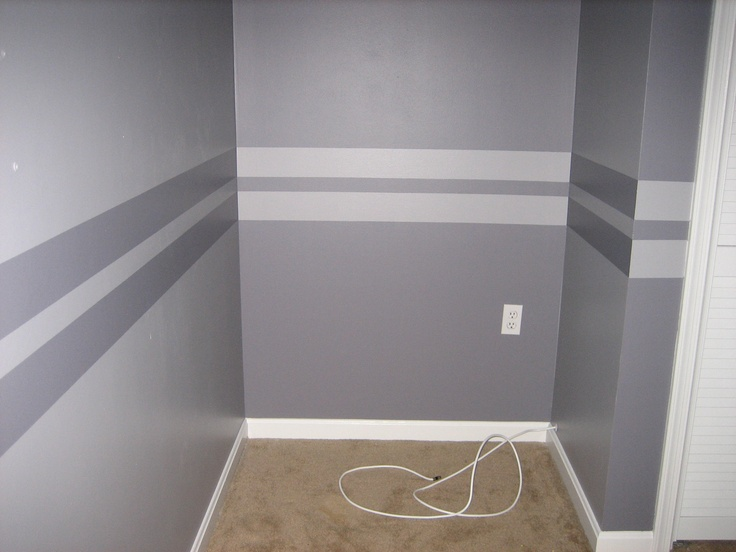
#> input picture 3D_Reconstruction/room_reconstruct/test_imgs/striped.jpg, 736 x 552 px, found by its file name
$ python room_reconstruct.py
#> lines starting #> are read from the running program, lines starting #| are printed output that depends on the picture
import cv2
import numpy as np
import matplotlib.pyplot as plt

# Load the image
image_path = "3D_Reconstruction/room_reconstruct/test_imgs/striped.jpg"
img = cv2.imread(image_path)
#> img is the input picture: shape (552, 736, 3); mean B, G, R 142.4, 140.5, 145
img_rgb = cv2.cvtColor(img, cv2.COLOR_BGR2RGB)

# Convert to grayscale and detect edges
gray = cv2.cvtColor(img, cv2.COLOR_BGR2GRAY)
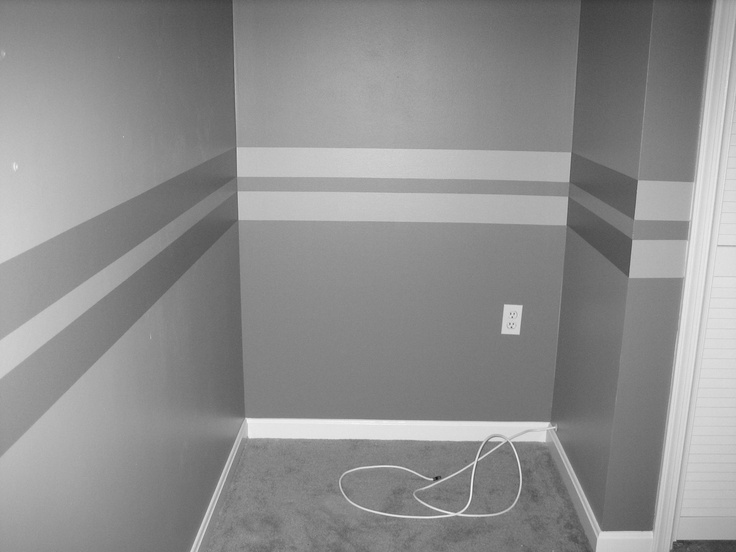
#> gray: shape (552, 736); min 17, max 251, mean 142.1
edges = cv2.Canny(gray, 20, 120, apertureSize=3)
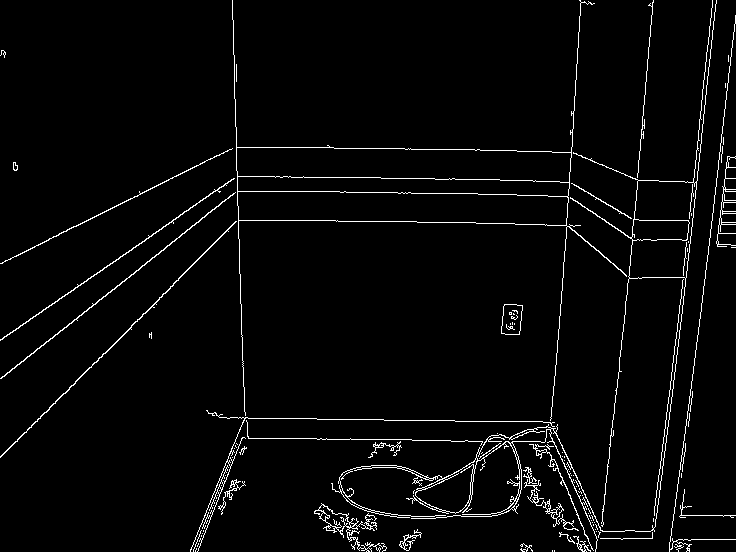
#> edges: shape (552, 736); 3% white in thin lines or dots

# Hough Transform to detect lines
lines = cv2.HoughLinesP(edges, 1, np.pi / 180, threshold=50, minLineLength=20, maxLineGap=10)
#> lines = 96 rows, first 6: [660, 489, 669, 412], [555, 375, 576, 75], [381, 178, 419, 178], [238, 218, 245, 418], [651, 538, 687, 248], [600, 538, 638, 180]

# Prepare image copies
img_lines = img_rgb.copy()
img_horizontal = img_rgb.copy()
img_vertical = img_rgb.copy()
img_left_wall = img_rgb.copy()
img_right_wall = img_rgb.copy()

# Image dimensions
height, width = img.shape[:2]
#> height = 552; width = 736
left_wall_x_range = (0, width * 0.5)
#> left_wall_x_range = (0, 368)
right_wall_x_range = (width * 0.5, width)
#> right_wall_x_range = (368, 736)
bottom_exclusion_zone = height * 0.75
#> bottom_exclusion_zone = 414

# Angle thresholds
horizontal_thresh = 3
vertical_thresh = 15
oblique_thresh_min = 20
oblique_thresh_max = 70

# Process lines
if lines is not None:
    for line in lines:
        x1, y1, x2, y2 = line[0]
        angle = np.degrees(np.arctan2(y2 - y1, x2 - x1)) % 180
        avg_y = (y1 + y2) / 2
        avg_x = (x1 + x2) / 2

        # All lines
        cv2.line(img_lines, (x1, y1), (x2, y2), (255, 0, 0), 2)

        # Horizontal lines
        if angle < horizontal_thresh or angle > (180 - horizontal_thresh):
            cv2.line(img_horizontal, (x1, y1), (x2, y2), (0, 255, 0), 2)

        # Vertical lines
        elif abs(angle - 90) < vertical_thresh:
            cv2.line(img_vertical, (x1, y1), (x2, y2), (0, 0, 255), 2)

        # Left wall lines (oblique + left side + not on floor)
        if (oblique_thresh_min < angle < oblique_thresh_max or
            (180 - oblique_thresh_max) < angle < (180 - oblique_thresh_min)):
            if left_wall_x_range[0] <= avg_x <= left_wall_x_range[1] and avg_y < bottom_exclusion_zone:
                cv2.line(img_left_wall, (x1, y1), (x2, y2), (255, 0, 255), 2)

        # Right wall lines (oblique + right side + not on floor)
        if (oblique_thresh_min < angle < oblique_thresh_max or
            (180 - oblique_thresh_max) < angle < (180 - oblique_thresh_min)):
            if right_wall_x_range[0] <= avg_x <= right_wall_x_range[1] and avg_y < bottom_exclusion_zone:
                cv2.line(img_right_wall, (x1, y1), (x2, y2), (0, 255, 255), 2)
#> this loop made 96 passes
#> (x1, y1, x2, y2, angle, avg_y, avg_x) on passes 1 to 12: (660, 489, 669, 412, 96.67, 450.5, 664.5), (555, 375, 576, 75, 94, 225, 565.5), (381, 178, 419, 178, 0, 178, 400), (238, 218, 245, 418, 88, 318, 241.5), (651, 538, 687, 248, 97.08, 393, 669), (600, 538, 638, 180, 96.06, 359, 619), (2, 339, 237, 175, 145.1, 257, 119.5), (0, 457, 236, 221, 135, 339, 118), (683, 447, 728, 81, 97.01, 264, 705.5), (478, 194, 547, 195, 0.83, 194.5, 512.5), (384, 420, 421, 420, 0, 420, 402.5), (475, 150, 551, 151, 0.754, 150.5, 513)
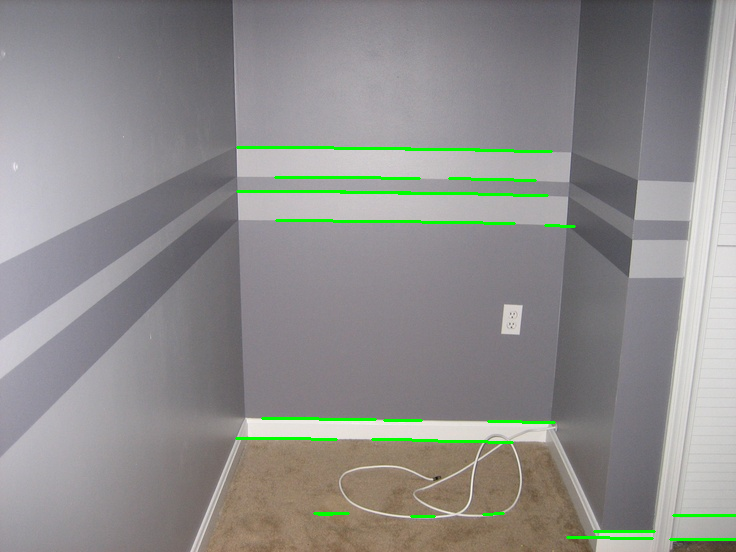
#> img_horizontal: shape (552, 736, 3); mean R, G, B 142.5, 141.8, 140
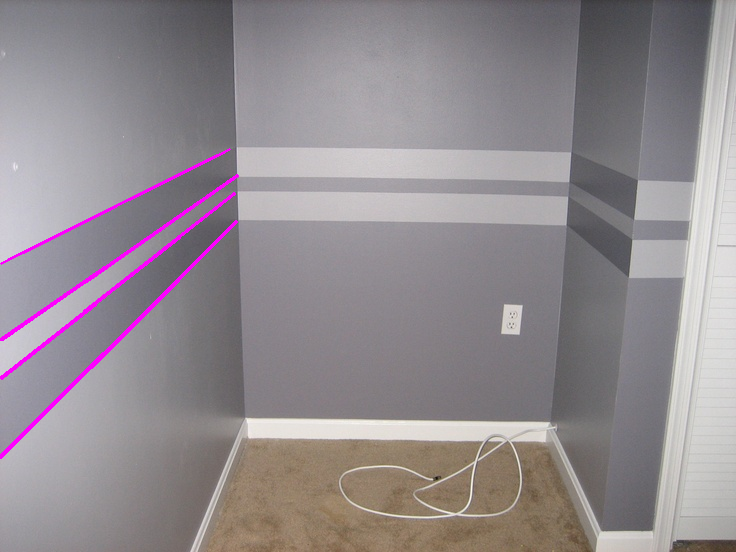
#> img_left_wall: shape (552, 736, 3); mean R, G, B 146.2, 139, 143.6
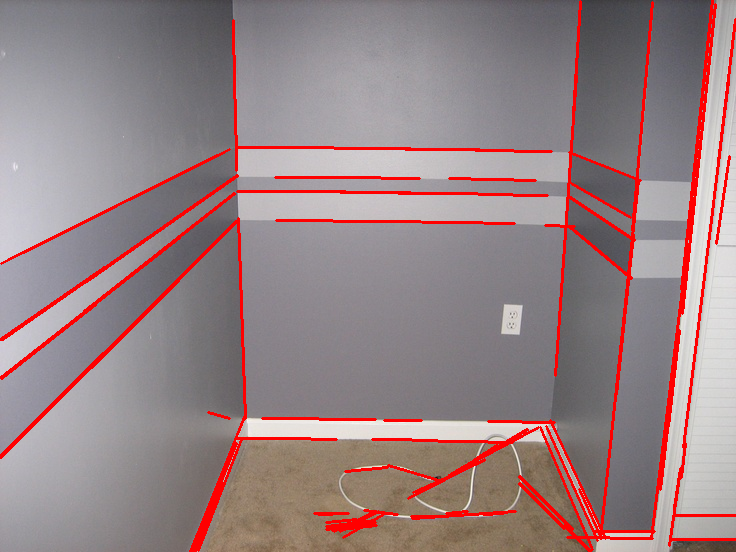
#> img_lines: shape (552, 736, 3); mean R, G, B 151.1, 131.2, 133.1
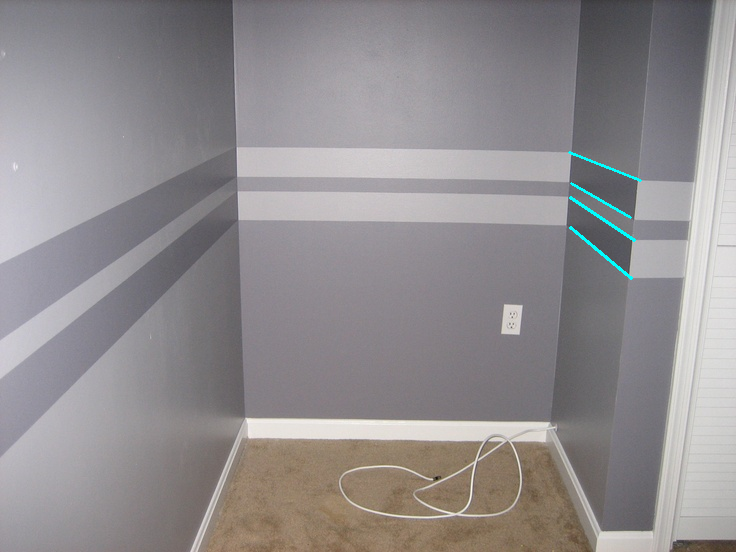
#> img_right_wall: shape (552, 736, 3); mean R, G, B 144.8, 140.9, 142.8
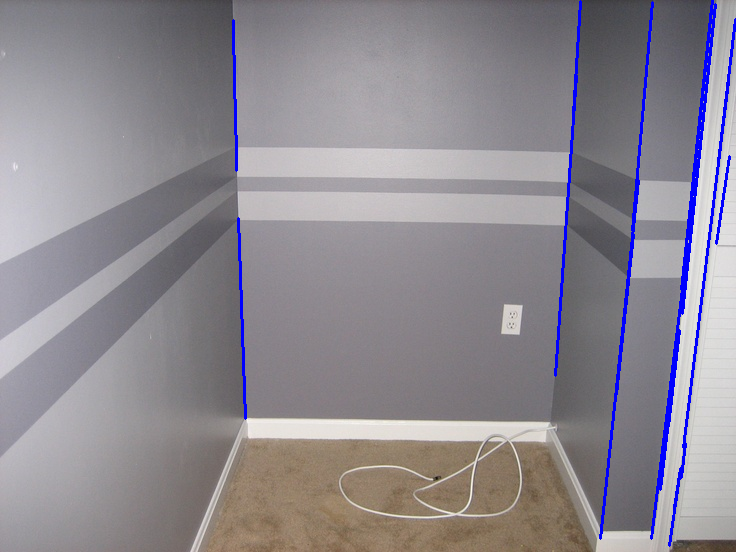
#> img_vertical: shape (552, 736, 3); mean R, G, B 141.6, 137.1, 144.7

# Plot results
fig, axs = plt.subplots(2, 4, figsize=(22, 10))

axs[0, 0].imshow(img_rgb)
axs[0, 0].set_title("Original Room Image")
axs[0, 0].axis("off")

axs[0, 1].imshow(edges, cmap='gray')
axs[0, 1].set_title("Canny Edges")
axs[0, 1].axis("off")

axs[0, 2].imshow(img_lines)
axs[0, 2].set_title("All Hough Lines (Red)")
axs[0, 2].axis("off")

axs[0, 3].imshow(img_horizontal)
axs[0, 3].set_title("Horizontal Lines (Green)")
axs[0, 3].axis("off")

axs[1, 0].imshow(img_vertical)
axs[1, 0].set_title("Vertical Lines (Blue)")
axs[1, 0].axis("off")

axs[1, 1].imshow(img_left_wall)
axs[1, 1].set_title("Left Wall Lines (Magenta)")
axs[1, 1].axis("off")

axs[1, 2].imshow(img_right_wall)
axs[1, 2].set_title("Right Wall Lines (Cyan)")
axs[1, 2].axis("off")

axs[1, 3].axis("off")  # Hide the empty subplot

plt.tight_layout()
plt.show()

$ run again, with 3D_Reconstruction/room_reconstruct/test_imgs/emptyroom2.jpg copied over 3D_Reconstruction/room_reconstruct/test_imgs/striped.jpg
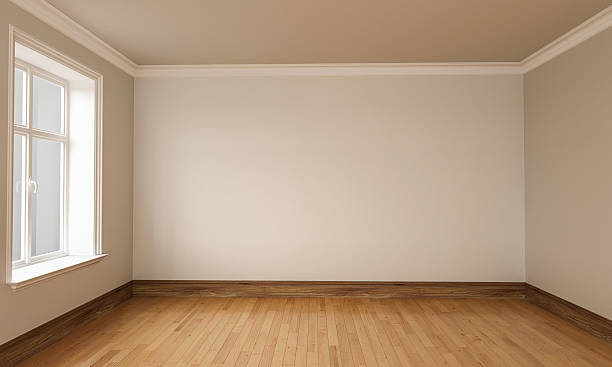
#> input picture 3D_Reconstruction/room_reconstruct/test_imgs/emptyroom2.jpg, 612 x 367 px, found by its file name
#> img is the input picture: shape (367, 612, 3); mean B, G, R 132.1, 156.1, 180.8
#> `edges = cv2.Canny(gray, 20, 120, apertureSize=3)`:
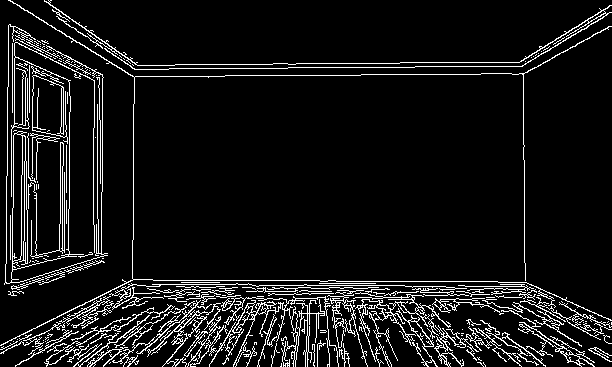
#> edges: shape (367, 612); 8.4% white in thin lines or dots
#> lines = 381 rows, first 6: [315, 300, 382, 301], [266, 317, 403, 305], [246, 291, 331, 291], [255, 301, 447, 311], [151, 340, 246, 336], [132, 278, 179, 280]
#> the loop `for line in lines:` made 381 passes
#> (x1, y1, x2, y2, angle, avg_y, avg_x) on passes 1 to 3: (315, 300, 382, 301, 0.855, 300.5, 348.5), (266, 317, 403, 305, 175, 311, 334.5), (246, 291, 331, 291, 0, 291, 288.5)
#> after the loop `for line in lines:`:
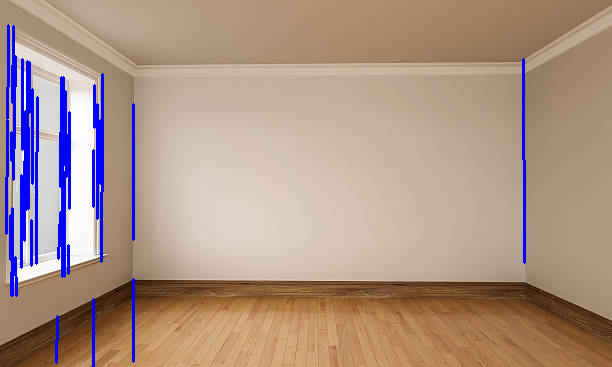
#> img_vertical: shape (367, 612, 3); mean R, G, B 172.8, 148.6, 135.4

$ run again, with 3D_Reconstruction/room_reconstruct/test_imgs/room3.jpeg copied over 3D_Reconstruction/room_reconstruct/test_imgs/striped.jpg
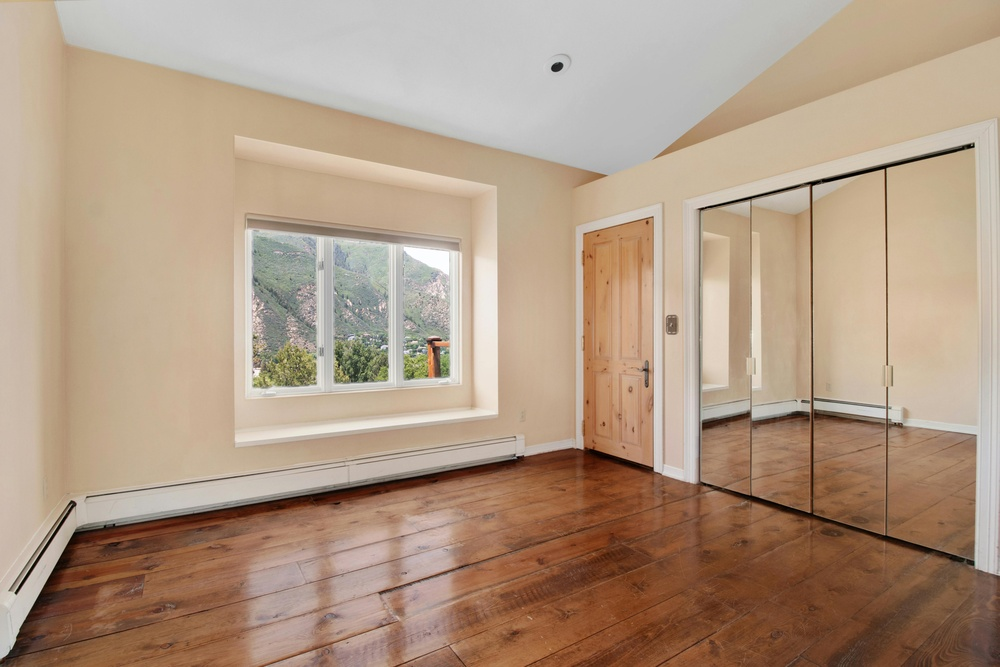
#> input picture 3D_Reconstruction/room_reconstruct/test_imgs/room3.jpeg, 1000 x 667 px, shrunk from 5472 x 3648 before the run, found by its file name
#> img is the input picture: shape (667, 1000, 3); mean B, G, R 133.1, 153.8, 176.9
#> `edges = cv2.Canny(gray, 20, 120, apertureSize=3)`:
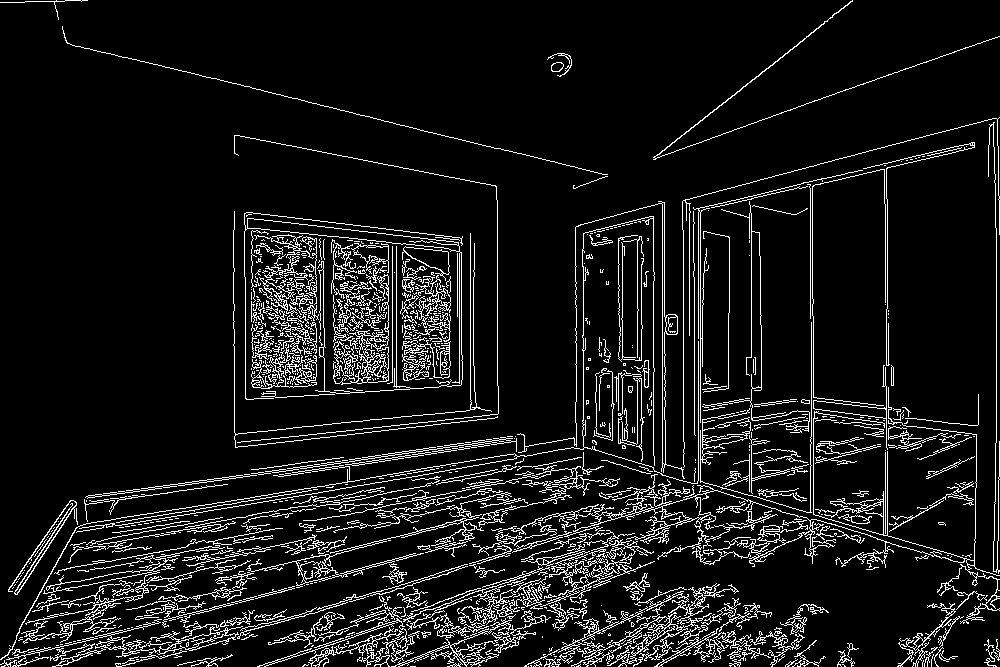
#> edges: shape (667, 1000); 8.9% white in thin lines or dots
#> lines = 1303 rows, first 6: [698, 497, 698, 208], [268, 642, 329, 638], [159, 658, 195, 647], [85, 630, 108, 629], [751, 357, 751, 213], [700, 561, 700, 196]
#> the loop `for line in lines:` made 1303 passes
#> (x1, y1, x2, y2, angle, avg_y, avg_x) on passes 1 to 3: (698, 497, 698, 208, 90, 352.5, 698), (268, 642, 329, 638, 176.2, 640, 298.5), (159, 658, 195, 647, 163, 652.5, 177)
#> after the loop `for line in lines:`:
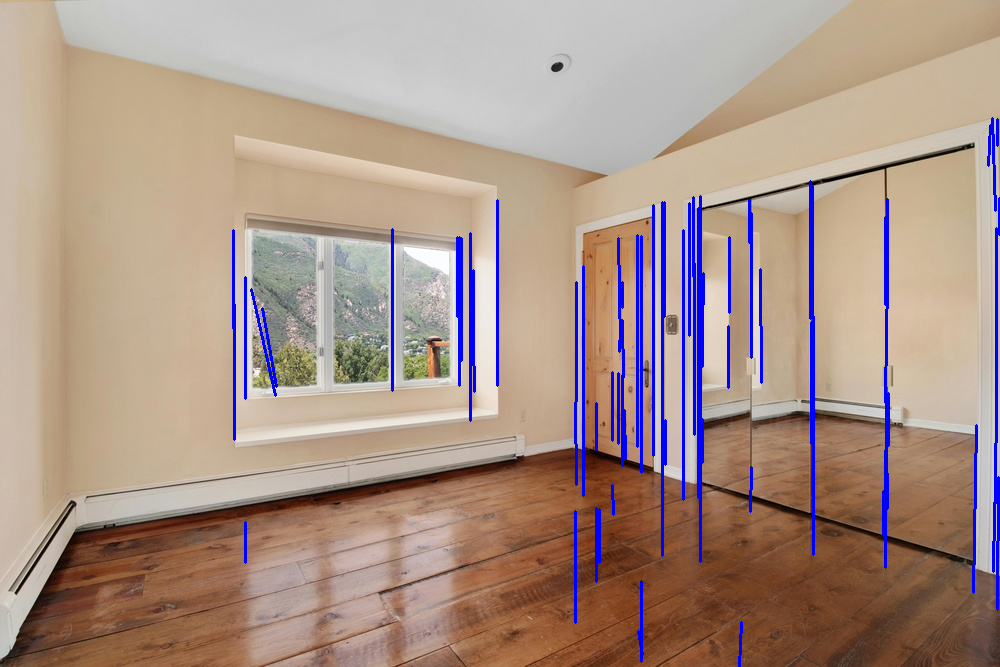
#> img_vertical: shape (667, 1000, 3); mean R, G, B 170.7, 148.5, 137.4
